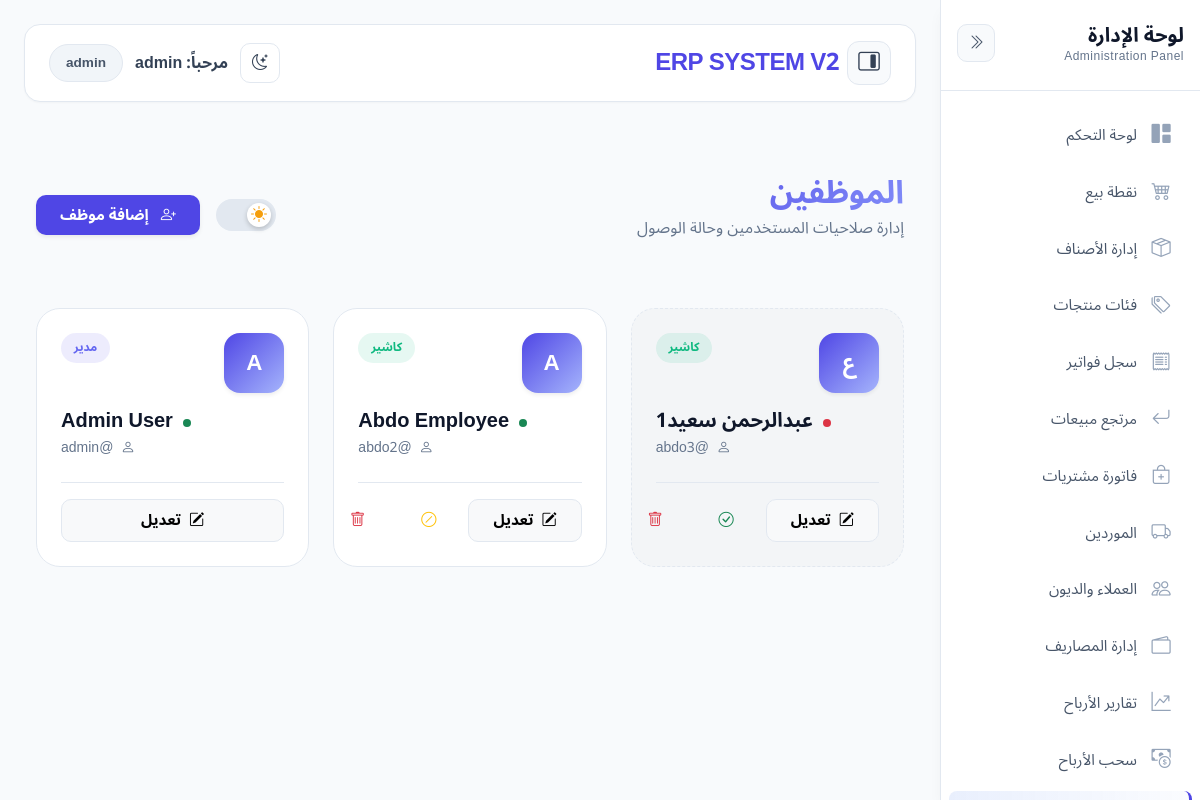
Page /views/users.php (signed in) on the committed database.
### tables this page shows
CREATE TABLE `users` (
  `id` int(11) NOT NULL,
  `username` varchar(50) NOT NULL,
  `password` varchar(255) NOT NULL,
  `email` varchar(100) DEFAULT NULL,
  `full_name` varchar(100) DEFAULT NULL,
  `role_id` int(11) NOT NULL,
  `is_active` tinyint(1) DEFAULT 1,
  `created_at` timestamp NOT NULL DEFAULT current_timestamp(),
  `updated_at` timestamp NOT NULL DEFAULT current_timestamp() ON UPDATE current_timestamp(),
  `deleted_at` timestamp NULL DEFAULT NULL
);

### views/users.php (the view, shortened to what this page needs)
<?php
require_once '../includes/auth.php';
$users = $pdo->query("SELECT * FROM users ORDER BY id DESC")->fetchAll();
require_once '../includes/header.php';
?>
<div class="container py-5" dir="rtl">
    <div class="top-actions">
        <div>
            <h2 class="page-title mb-1">الموظفين</h2>
            <p class="text-muted">إدارة صلاحيات المستخدمين وحالة الوصول</p>
        </div>
        <div class="d-flex align-items-center gap-3">
            <div class="theme-switch" onclick="toggleDarkMode()">
                <div class="toggle-ball"><i class="bi bi-sun-fill" id="themeIcon"></i></div>
            </div>
            <button class="btn btn-primary shadow-sm" data-bs-toggle="modal" data-bs-target="#addUserModal">
                <i class="bi bi-person-plus me-1"></i> إضافة موظف
            </button>
        </div>
    </div>
    <div class="row g-4">
        <?php foreach($users as $u): ?>
        <div class="col-xl-4 col-md-6">
            <div class="user-card text-end <?= !$u['is_active'] ? 'is-disabled' : '' ?>">
                <span class="role-badge <?= ($u['role_id'] == 1) ? 'role-admin' : 'role-cashier' ?>">
                    <?= ($u['role_id'] == 1) ? 'مدير' : 'كاشير' ?>
                </span>
                <div class="avatar-circle shadow-sm">
                    <?= mb_substr($u['full_name'], 0, 1, 'utf-8') ?>
                </div>
                <h5 class="fw-bold mb-1">
                    <span class="status-badge <?= $u['is_active'] ? 'bg-success' : 'bg-danger' ?>"></span>
                    <?= htmlspecialchars($u['full_name']) ?>
                </h5>
                <p class="text-muted small mb-0"><i class="bi bi-person me-1"></i> @<?= htmlspecialchars($u['username']) ?></p>
                <div class="action-btns">
                    <button class="btn btn-light border flex-grow-1" onclick="openEditModal(<?= htmlspecialchars(json_encode($u)) ?>)">
                        <i class="bi bi-pencil-square"></i> تعديل
                    </button>
                    <?php if($u['id'] != 1): ?>
                        <?php if($u['is_active']): ?>
                            <a href="?toggle_status=<?= $u['id'] ?>&status=0" class="btn btn-outline-warning" title="تعطيل الموظف">
                                <i class="bi bi-slash-circle"></i>
                            </a>
                        <?php else: ?>
                            <a href="?toggle_status=<?= $u['id'] ?>&status=1" class="btn btn-outline-success" title="تنشيط الموظف">
                                <i class="bi bi-check-circle"></i>
                            </a>
                        <?php endif; ?>
                        <a href="?delete=<?= $u['id'] ?>" class="btn btn-outline-danger"
                           onclick="return confirm('تنبيه: سيتم محاولة حذف الموظف نهائياً. في حال وجود سجلات سابقة، سيتم رفض العملية حمايةً للبيانات. هل أنت متأكد؟')">
                            <i class="bi bi-trash"></i>
                        </a>
                    <?php endif; ?>
                </div>
            </div>
        </div>
        <?php endforeach; ?>
    </div>
</div>
<?php require_once '../includes/footer.php'; ?>

### includes/header.php (shortened to what this page needs)
<!DOCTYPE html>
<html lang="ar" dir="rtl" data-theme="light">
<head>
    <link href="https://cdn.jsdelivr.net/npm/bootstrap@5.3.0/dist/css/bootstrap.rtl.min.css" rel="stylesheet">
    <link rel="stylesheet" href="https://cdn.jsdelivr.net/npm/bootstrap-icons@1.11.0/font/bootstrap-icons.css">
</head>
<body>
    <?php
        if ($_SESSION['role_name'] === 'admin') {
            include 'sidebar_admin.php';
        } else {
            include 'sidebar_employee.php';
        }
    ?>
    <main class="main-content">
        <nav class="navbar-top">
            <div class="d-flex align-items-center gap-2 flex-wrap">
                <button type="button" class="btn-sidebar-toggle" id="sidebarToggle" data-erp-sidebar-toggle title="إظهار أو إخفاء القائمة" aria-expanded="true" aria-controls="erp-sidebar">
                    <i class="bi bi-layout-sidebar-inset-reverse" aria-hidden="true"></i>
                </button>
                <a href="dashboard.php" class="navbar-brand mb-0">ERP SYSTEM V2</a>
            </div>
            <div class="user-info">
                <button type="button" class="theme-toggle-btn" id="themeToggleBtn" title="تبديل الوضع" aria-label="تبديل الوضع">
                    <i class="bi bi-moon-stars" id="themeToggleIcon"></i>
                </button>
                <span class="user-name">مرحباً: <?= htmlspecialchars($_SESSION['username']) ?></span>
                <span class="user-badge"><?= htmlspecialchars($_SESSION['role_name']) ?></span>
            </div>
        </nav>

### includes/sidebar_admin.php (shortened to what this page needs)
<div class="sidebar" id="erp-sidebar">
    <div class="sidebar-header">
        <div class="sidebar-header-text">
            <h4>لوحة الإدارة</h4>
            <small>Administration Panel</small>
        </div>
        <button type="button" class="sidebar-inner-toggle" data-erp-sidebar-toggle title="إخفاء القائمة" aria-label="إخفاء القائمة">
            <i class="bi bi-chevron-double-right"></i>
        </button>
    </div>
    <ul class="sidebar-nav nav flex-column">
        <li class="nav-item">
            <a class="nav-link" href="admin_dashboard.php">
                <i class="bi bi-grid-1x2-fill"></i>
                <span>لوحة التحكم</span>
            </a>
        </li>
        <li class="nav-item">
            <a class="nav-link" href="pos.php">
                <i class="bi bi-cart4"></i>
                <span>نقطة بيع</span>
            </a>
        </li>
        <li class="nav-item">
            <a class="nav-link" href="products.php">
                <i class="bi bi-box-seam"></i>
                <span>إدارة الأصناف</span>
            </a>
        </li>
        <li class="nav-item">
            <a class="nav-link" href="categories.php">
                <i class="bi bi-tags"></i>
                <span>فئات منتجات</span>
            </a>
        </li>
        <li class="nav-item">
            <a class="nav-link" href="invoices.php">
                <i class="bi bi-receipt"></i>
                <span>سجل فواتير</span>
            </a>
        </li>
        <li class="nav-item">
            <a class="nav-link" href="returns.php">
                <i class="bi bi-arrow-return-left"></i>
                <span>مرتجع مبيعات</span>
            </a>
        </li>
        <li class="nav-item">
            <a class="nav-link" href="purchases.php">
                <i class="bi bi-bag-plus"></i>
                <span>فاتورة مشتريات</span>
            </a>
        </li>
        <li class="nav-item">
            <a class="nav-link" href="suppliers.php">
                <i class="bi bi-truck"></i>
                <span>الموردين</span>
            </a>
        </li>
        <li class="nav-item">
            <a class="nav-link" href="customers.php">
                <i class="bi bi-people"></i>
                <span>العملاء والديون</span>
            </a>
        </li>
        <li class="nav-item">
            <a class="nav-link" href="expenses.php">
                <i class="bi bi-wallet2"></i>
                <span>إدارة المصاريف</span>
            </a>
        </li>
        <li class="nav-item">
            <a class="nav-link" href="reports.php">
                <i class="bi bi-graph-up-arrow"></i>
                <span>تقارير الأرباح</span>
            </a>
        </li>
        <li class="nav-item">
            <a class="nav-link" href="withdrawals.php">
                <i class="bi bi-cash-coin"></i>
                <span>سحب الأرباح</span>
            </a>
        </li>
        <li class="nav-item">
            <a class="nav-link" href="users.php">
            </a>
        </li>
    </ul>
</div>

### includes/footer.php (shortened to what this page needs)
</main>
<div class="toast-container position-fixed bottom-0 start-0 p-3">
</div>
</body>
</html>

### views/users.php (style rules this page uses)
:root { --primary: #4f46e5; --primary-hover: #4338ca; --bg-main: #f8fafc; --card-bg: #ffffff; --text-main: #0f172a; --text-muted: #64748b; --border: #e2e8f0; --input-bg: #ffffff; --shadow: 0 4px 20px -2px rgba(0, 0, 0, 0.05); --transition: all 0.3s cubic-bezier(0.4, 0, 0.2, 1); }
body { background-color: var(--bg-main); color: var(--text-main); font-family: 'Noto Sans Arabic', sans-serif; transition: background-color 0.5s ease; }
.top-actions { display: flex; justify-content: space-between; align-items: center; margin-bottom: 2.5rem; }
.theme-switch { position: relative; width: 60px; height: 32px; background: var(--border); border-radius: 50px; cursor: pointer; display: flex; align-items: center; padding: 0 5px; transition: var(--transition); }
.theme-switch .toggle-ball { width: 24px; height: 24px; background: white; border-radius: 50%; transition: var(--transition); display: flex; align-items: center; justify-content: center; box-shadow: 0 2px 5px rgba(0,0,0,0.2); }
[data-bs-theme="light"] .theme-switch .toggle-ball { color: #f59e0b; }
.page-title { font-size: 2rem; font-weight: 800; background: linear-gradient(135deg, var(--primary), #818cf8); -webkit-background-clip: text; -webkit-text-fill-color: transparent; }
.user-card { background: var(--card-bg); border: 1px solid var(--border); border-radius: 1.5rem; padding: 1.5rem; transition: var(--transition); height: 100%; position: relative; animation: slideUp 0.5s ease forwards; }
.user-card.is-disabled { opacity: 0.6; border-style: dashed; background: rgba(0,0,0,0.02); }
.avatar-circle { width: 60px; height: 60px; background: linear-gradient(135deg, var(--primary), #a5b4fc); color: white; display: flex; align-items: center; justify-content: center; border-radius: 1rem; font-weight: 700; font-size: 1.4rem; margin-bottom: 1rem; }
.role-badge { position: absolute; top: 1.5rem; left: 1.5rem; font-size: 0.75rem; padding: 0.35rem 0.8rem; border-radius: 50px; font-weight: 700; }
.role-admin { background: rgba(79, 70, 229, 0.1); color: #6366f1; }
.role-cashier { background: rgba(16, 185, 129, 0.1); color: #10b981; }
.status-badge { display: inline-block; width: 8px; height: 8px; border-radius: 50%; margin-left: 5px; }
.action-btns { margin-top: 1.5rem; padding-top: 1rem; border-top: 1px solid var(--border); display: flex; gap: 0.5rem; }

### rows in the picture
users: shows "كاشير", full_name "ع", is_active 0 (drawn), full_name "عبدالرحمن سعيد1", username "abdo3"
users: shows "كاشير", full_name "A", is_active 1 (drawn), full_name "Abdo Employee", username "abdo2"
users: shows "مدير", full_name "A", is_active 1 (drawn), full_name "Admin User", username "admin"

### other values in the picture
$_SESSION['username'] "admin"
$_SESSION['role_name'] "admin"
